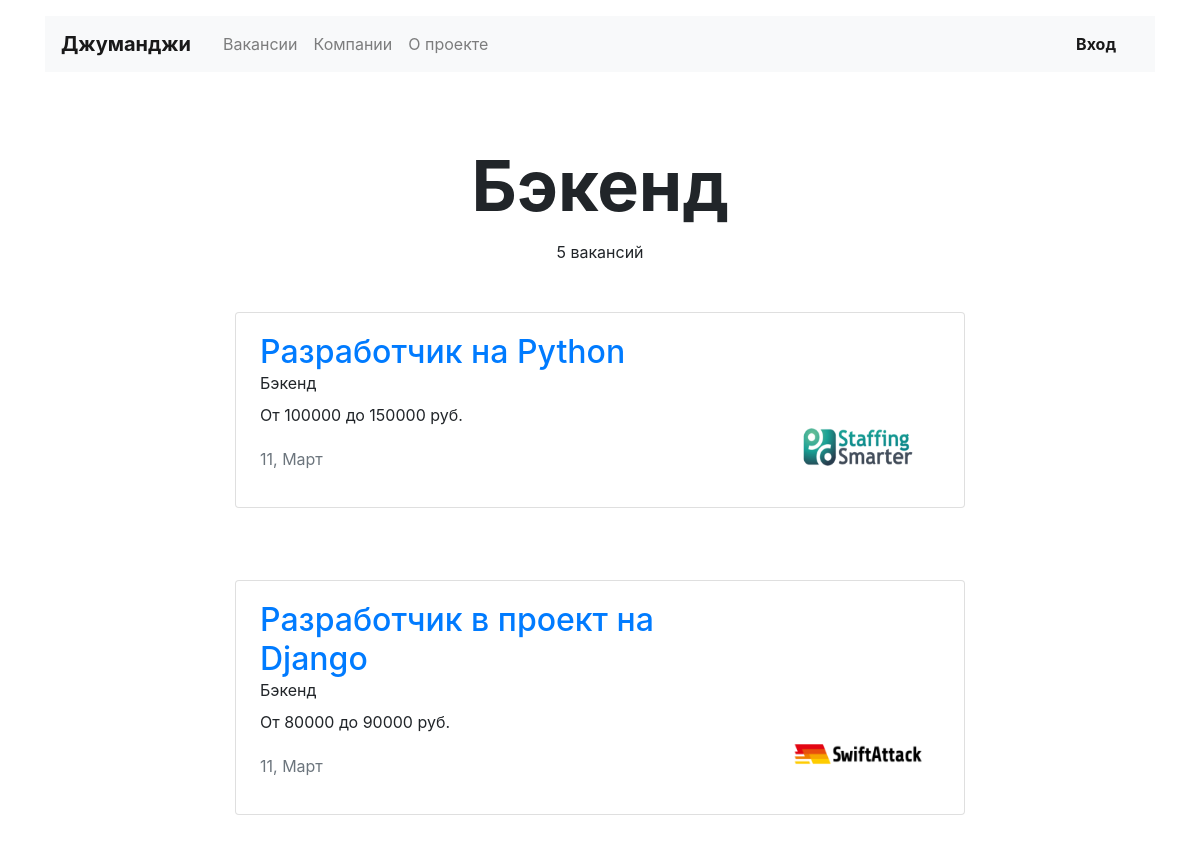
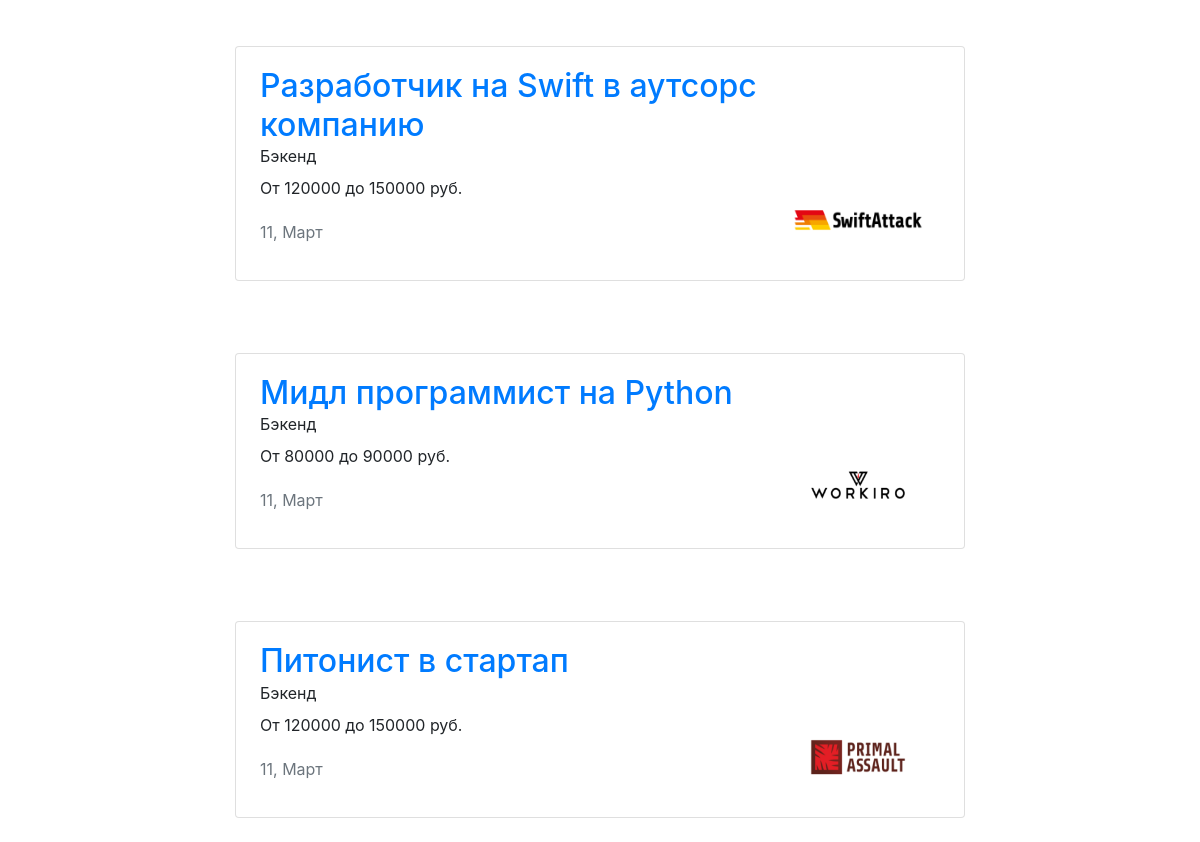
The page /vacancies/cat/backend on the database as committed earlier (2 pictures, top to bottom).
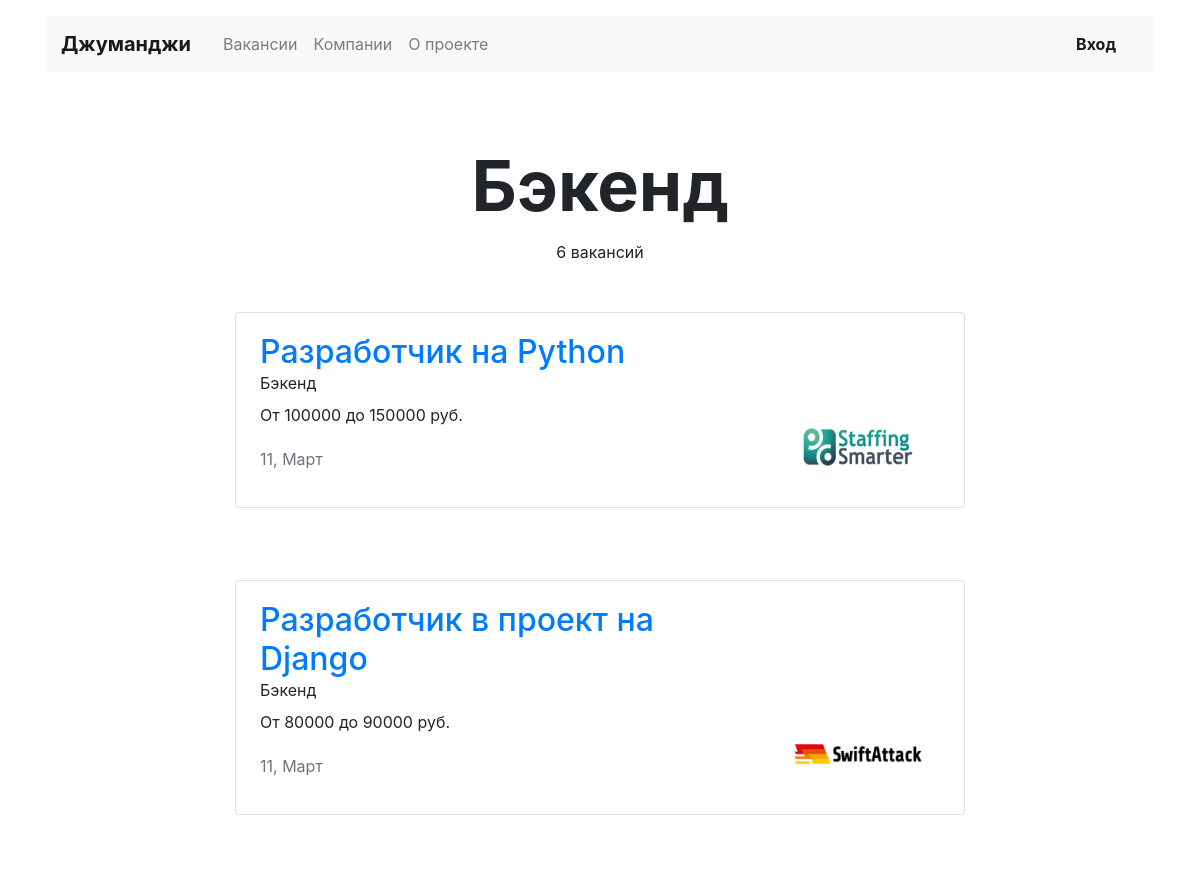
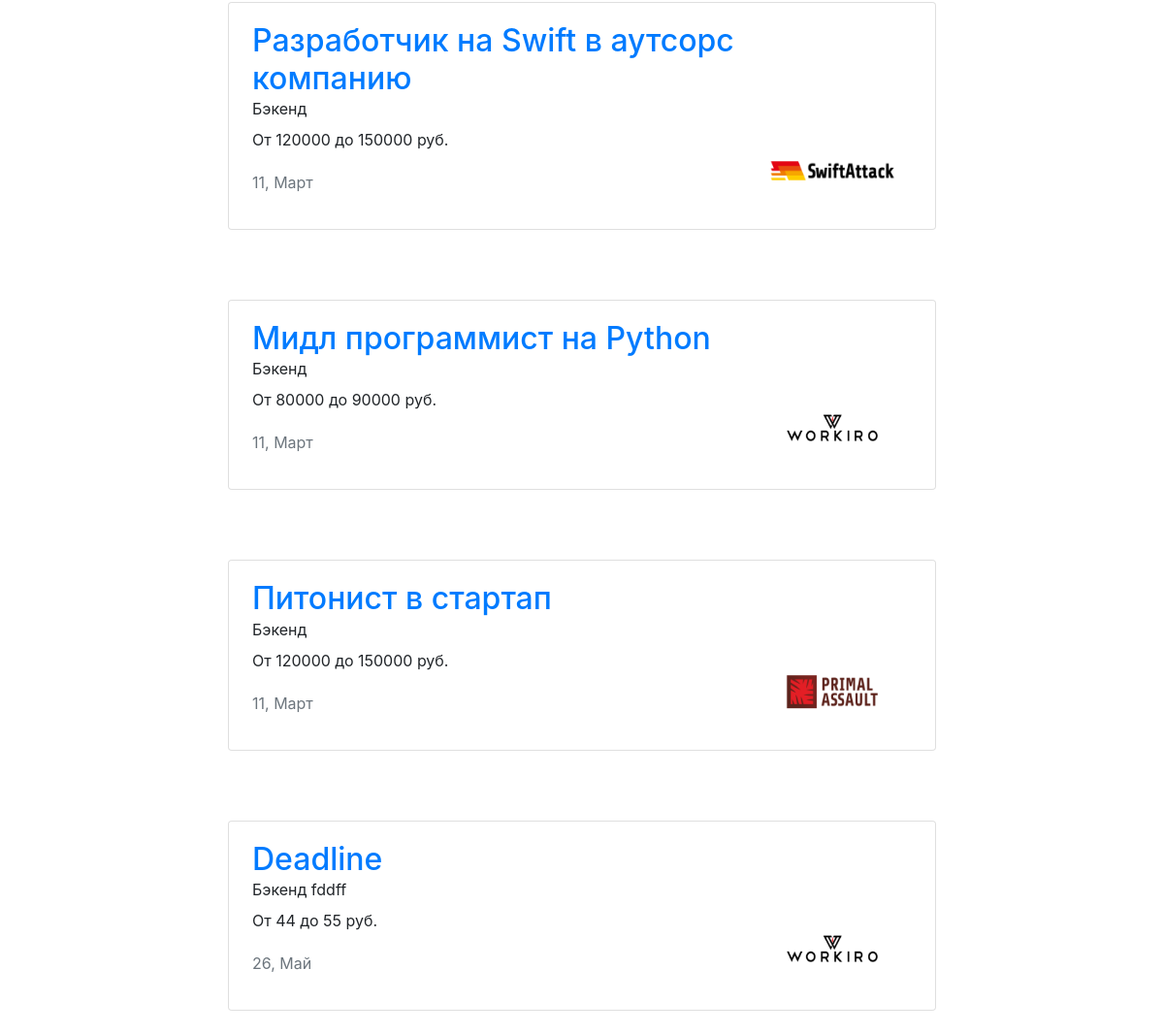
The same page on the database as committed later (2 pictures, top to bottom).
### hh/models.py (models this page shows, shortened)
class Specialty(models.Model):
    code = models.CharField(max_length=64)
    title = models.CharField(max_length=64)
    picture = models.ImageField(upload_to=MEDIA_SPECIALITY_IMAGE_DIR,
                                height_field='height_field',
                                width_field='width_field',
                                default=None,
                                null=True,
                                blank=True)
    height_field = models.PositiveIntegerField(default=0)
    width_field = models.PositiveIntegerField(default=0)

class Vacancy(models.Model):
    title = models.CharField(max_length=64)
    specialty = models.ForeignKey(Specialty,
                                  related_name="vacancies",
                                  on_delete=models.CASCADE)
    company = models.ForeignKey(Company,
                                related_name="vacancies",
                                on_delete=models.CASCADE)
    skills = models.CharField(max_length=1024)
    description = models.CharField(max_length=8000)
    salary_min = models.IntegerField()
    salary_max = models.IntegerField()
    published_at = models.DateTimeField()

class Company(models.Model):
    name = models.CharField(max_length=256)
    location = models.CharField(max_length=256,
                                default=None,
                                null=True,
                                blank=True)
    logo = models.ImageField(upload_to=MEDIA_COMPANY_IMAGE_DIR,
                             height_field='height_field',
                             width_field='width_field',
                             default=None,
                             null=False
                             )
    height_field = models.PositiveIntegerField(default=0)
    width_field = models.PositiveIntegerField(default=0)
    description = models.CharField(max_length=4096,
                                   default=None,
                                   null=True,
                                   blank=True)
    employee_count = models.CharField(max_length=20,
                                      default=None,
                                      null=True,
                                      blank=True)
    owner = models.ForeignKey(User,
                              related_name="company",
                              on_delete=models.CASCADE,
                              default=None,
                              null=True,
                              blank=True)

### hh/views.py (the view)
# urls.py: path('vacancies/cat/<str:categorie>', CategorieView.as_view()),  # вакансии по категории
class CategorieView(View):
    def get(self, request, categorie, *args, **kwargs):
        return render(
            request, 'hh/vacancies.html',
            context={"specialty": models.Specialty.objects.filter(code=categorie)}
        )

### hh/templates/hh/vacancies.html
{% extends 'base.html' %}
{% block container %}
<main class="container mt-3">
    <section>
		{% for specialty in specialty %}
				<h1 class="h1 text-center mx-auto mt-4 pt-5" style="font-size: 70px;"><strong>{{ specialty.title }}</strong></h1>
				<p class="text-center pt-1">{{ specialty.vacancies.all.count }} вакансий</p>
				{% for vacancy in specialty.vacancies.all %}
					<div class="row mt-5">
						<div class="col-12 col-lg-8 offset-lg-2 m-auto">
							<div class="card mb-4">
								<div class="card-body px-4">
									<div class="row">
										<div class="col-12 col-md-8 col-lg-9">
											<a class="h2 pb-2" href="/vacancies/{{ vacancy.id }}">{{ vacancy.title }}</a>
											<p class="mb-2">{{ specialty.title }} {{ vacancy.skills }}</p>
											<p>От {{ vacancy.salary_min }} до {{ vacancy.salary_max }} руб.</p>
											<p class="text-muted pt-1">{{ vacancy.published_at|date:"d, F" }}</p>
										</div>
										<div class="col-12 col-md-4 col-lg-3 d-flex align-items-end">
											<a href="/companies/{{ vacancy.company.id }}"><img src="{{ vacancy.company.logo.url }}" width="130" height="80" alt=""></a>
										</div>
									</div>
								</div>
							</div>
						</div>
					</div>
				{% endfor %}
		{% endfor %}
    </section>
</main>
{% endblock %}

Rows that differ between the two databases and show on the page:
computed for Specialty "Бэкенд": vacancies.all.count "5" → "6"
added Vacancy: title "Deadline", {{ specialty.title }} "Бэкенд", skills "fddff", salary_min "44", salary_max "55", published_at "26, Май", company.logo (picture)
